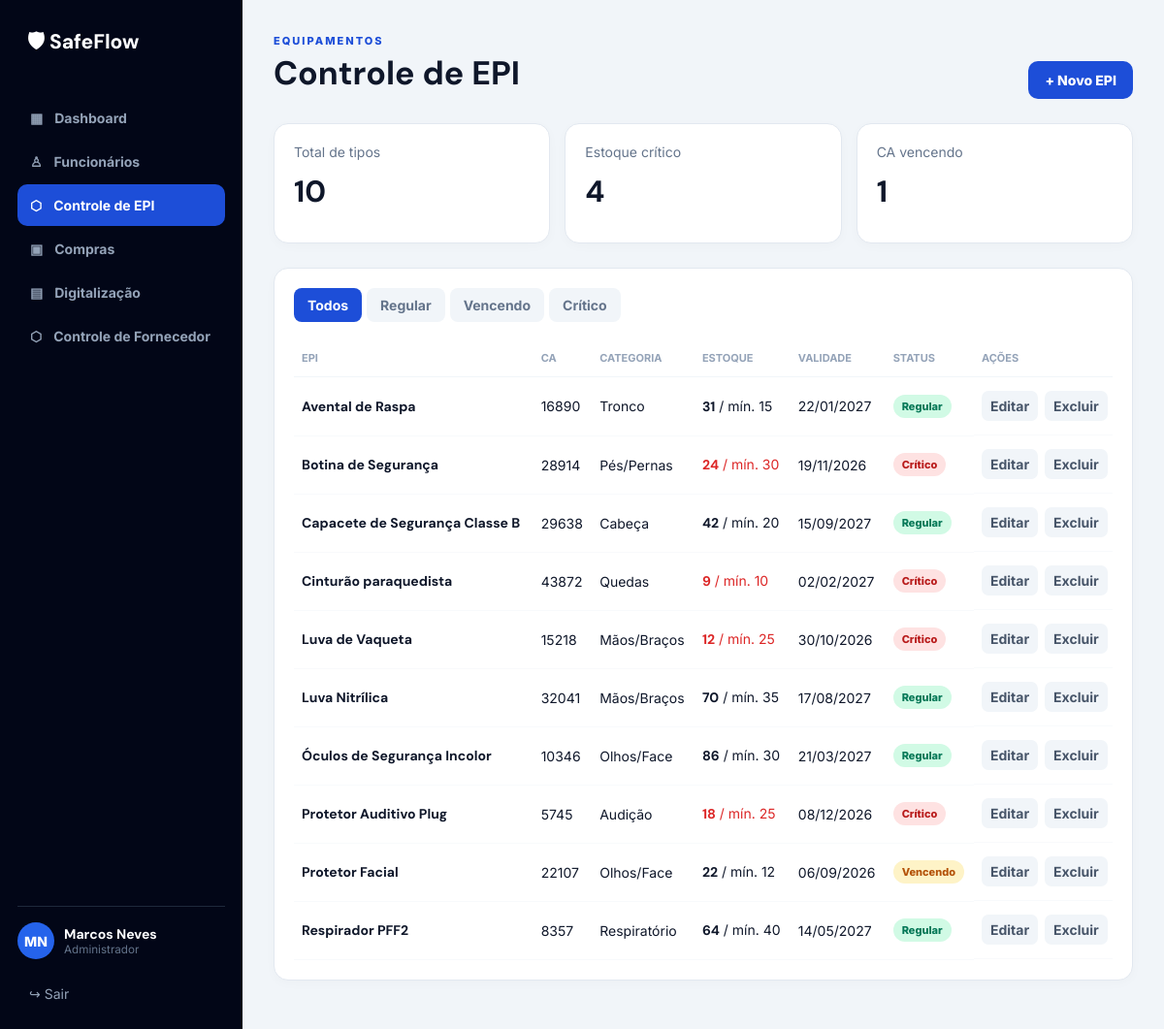
The page /epi.php (signed in) on the database its author committed.
### tables this page shows
CREATE TABLE IF NOT EXISTS epis (
  id INT AUTO_INCREMENT PRIMARY KEY,
  nome VARCHAR(150) NOT NULL,
  ca VARCHAR(30) NOT NULL,
  categoria VARCHAR(80) NOT NULL,
  estoque INT NOT NULL DEFAULT 0,
  estoque_minimo INT NOT NULL DEFAULT 0,
  validade_ca DATE NOT NULL,
  criado_em TIMESTAMP DEFAULT CURRENT_TIMESTAMP
);

### epi.php (the view, shortened to what this page needs)
<?php
require 'includes/header.php';
$f = $_GET['status'] ?? 'Todos';
$rows = $pdo->query("SELECT * FROM epis ORDER BY nome")->fetchAll();
function statusEpi($r) {
    if ($r['estoque'] < $r['estoque_minimo']) {
        return ['Crítico', 'red'];
    }
    $dias = (strtotime($r['validade_ca']) - time()) / 86400;
    return $dias <= 30 ? ['Vencendo', 'amber'] : ['Regular', 'green'];
}
?>
<div class="page-head">
    <div>
        <span class="eyebrow">EQUIPAMENTOS</span>
        <h1>Controle de EPI</h1>
    </div>
    <button class="btn btn-primary" onclick="openModal('modalEpi')">+ Novo EPI</button>
</div>
<div class="cards three">
    <div class="metric">
        <span>Total de tipos</span>
        <b><?= count($rows) ?></b>
    </div>
    <div class="metric">
        <span>Estoque crítico</span>
        <b><?= count(array_filter($rows, fn($r) => statusEpi($r)[0] == 'Crítico')) ?></b>
    </div>
    <div class="metric">
        <span>CA vencendo</span>
        <b><?= count(array_filter($rows, fn($r) => statusEpi($r)[0] == 'Vencendo')) ?></b>
    </div>
</div>
<section class="panel">
    <div class="tabs">
        <?php foreach (['Todos', 'Regular', 'Vencendo', 'Crítico'] as $x): ?>
            <a class="<?= $f === $x ? 'selected' : '' ?>" href="?status=<?= urlencode($x) ?>">
                <?= $x ?>
            </a>
        <?php endforeach; ?>
    </div>
    <div class="table-wrap">
        <table>
            <thead>
                <tr>
                    <th>EPI</th>
                    <th>CA</th>
                    <th>Categoria</th>
                    <th>Estoque</th>
                    <th>Validade</th>
                    <th>Status</th>
                    <th>Ações</th>
                </tr>
            </thead>
            <tbody>
                <?php foreach ($rows as $r):
                    $s = statusEpi($r);
                ?>
                    <tr>
                        <td>
                            <b><?= htmlspecialchars($r['nome']) ?></b>
                        </td>
                        <td><?= $r['ca'] ?></td>
                        <td><?= $r['categoria'] ?></td>
                        <td class="<?= $s[0] == 'Crítico' ? 'danger-text' : '' ?>">
                            <b><?= $r['estoque'] ?></b> / mín. <?= $r['estoque_minimo'] ?>
                        </td>
                        <td><?= date('d/m/Y', strtotime($r['validade_ca'])) ?></td>
                        <td>
                            <span class="pill <?= $s[1] ?>">
                                <?= $s[0] ?>
                            </span>
                        </td>
                        <td class="actions">
                            <button onclick='editEpi(<?= json_encode($r) ?>)'>Editar</button>
                            <form method="post" onsubmit="return confirm('Excluir este EPI?')">
                                <button>Excluir</button>
                            </form>
                        </td>
                    </tr>
                <?php endforeach; ?>
            </tbody>
        </table>
    </div>
</section>
<?php require 'includes/footer.php'; ?>

### style.css (style rules this page uses)
:root { --navy: #0f172a; --blue: #1d4ed8; --slate: #f1f5f9; --border: #e2e8f0; --muted: #64748b; }
* { box-sizing: border-box; }
body { margin: 0; background: var(--slate); color: #0f172a; font: 14px Inter, Arial, sans-serif; }
h1, h2, h3, b, .brand { font-family: "DM Sans", sans-serif; }
a { text-decoration: none; color: inherit; }
button, input, select, textarea { font: inherit; }
button { cursor: pointer; }
.btn { display: inline-flex; align-items: center; justify-content: center; border: 0; border-radius: 10px; padding: 11px 17px; font-weight: 800; }
.btn-primary { background: #1d4ed8; color: #fff; }
.eyebrow { font-size: 11px; letter-spacing: 2px; color: #1d4ed8; font-weight: 800; }
.page-head { display: flex; justify-content: space-between; align-items: end; margin-bottom: 25px; }
.page-head h1 { font-size: 34px; margin: 4px 0; }
.cards { display: grid; gap: 15px; margin-bottom: 25px; }
.cards.three { grid-template-columns: repeat(3, 1fr); }
.metric, .panel { background: white; border: 1px solid var(--border); border-radius: 15px; padding: 20px; box-shadow: 0 3px 12px #0f172a06; }
.metric span { display: block; color: #64748b; }
.metric b { display: block; font-size: 31px; margin: 12px 0; }
.green { color: #047857; background: #d1fae5 !important; }
.red { color: #b91c1c; background: #fee2e2 !important; }
.amber { color: #b45309; background: #fef3c7 !important; }
.panel { margin-bottom: 20px; }
.table-wrap { overflow: auto; }
table { width: 100%; border-collapse: collapse; min-width: 850px; }
th { font-size: 11px; text-transform: uppercase; color: #94a3b8; text-align: left; padding: 12px 8px; border-bottom: 1px solid #f1f5f9; }
td { padding: 14px 8px; border-bottom: 1px solid #f8fafc; }
.actions { display: flex; gap: 7px; }
.actions button, .btn-mini { border: 0; background: #f1f5f9; color: #475569; border-radius: 7px; padding: 7px 9px; font-weight: 700; }
.pill { display: inline-block; border-radius: 99px; padding: 5px 9px; font-size: 11px; font-weight: 800; }
.tabs { display: flex; gap: 5px; margin-bottom: 18px; }
.tabs a { padding: 9px 14px; border-radius: 8px; background: #f1f5f9; color: #64748b; font-weight: 700; }
.tabs a.selected { background: #1d4ed8; color: white; }
.danger-text { color: #dc2626; }

### rows shown on the page
epis: nome "Avental de Raspa", ca "16890", categoria "Tronco", estoque "31", estoque_minimo "15", validade_ca "22/01/2027", validade_ca "Regular"
epis: nome "Botina de Segurança", ca "28914", categoria "Pés/Pernas", estoque "24", estoque_minimo "30", validade_ca "19/11/2026", s "Crítico"
epis: nome "Capacete de Segurança Classe B", ca "29638", categoria "Cabeça", estoque "42", estoque_minimo "20", validade_ca "15/09/2027", validade_ca "Regular"
epis: nome "Cinturão paraquedista", ca "43872", categoria "Quedas", estoque "9", estoque_minimo "10", validade_ca "02/02/2027", s "Crítico"
epis: nome "Luva de Vaqueta", ca "15218", categoria "Mãos/Braços", estoque "12", estoque_minimo "25", validade_ca "30/10/2026", s "Crítico"
epis: nome "Luva Nitrílica", ca "32041", categoria "Mãos/Braços", estoque "70", estoque_minimo "35", validade_ca "17/08/2027", validade_ca "Regular"
epis: nome "Óculos de Segurança Incolor", ca "10346", categoria "Olhos/Face", estoque "86", estoque_minimo "30", validade_ca "21/03/2027", validade_ca "Regular"
epis: nome "Protetor Auditivo Plug", ca "5745", categoria "Audição", estoque "18", estoque_minimo "25", validade_ca "08/12/2026", s "Crítico"
epis: nome "Protetor Facial", ca "22107", categoria "Olhos/Face", estoque "22", estoque_minimo "12", validade_ca "06/09/2026", validade_ca "Vencendo"
epis: nome "Respirador PFF2", ca "8357", categoria "Respiratório", estoque "64", estoque_minimo "40", validade_ca "14/05/2027", validade_ca "Regular"

### other values the page prints
$_SESSION['usuario']['nome'] "Marcos Neves"
$_SESSION['usuario']['perfil'] "Administrador"
count($rows) "10"
count(array_filter($rows, fn($r) => statusEpi($r)[0] == 'Crítico')) "4"
count(array_filter($rows, fn($r) => statusEpi($r)[0] == 'Vencendo')) "1"
$x "Todos"
$x "Regular"
$x "Vencendo"
$x "Crítico"
